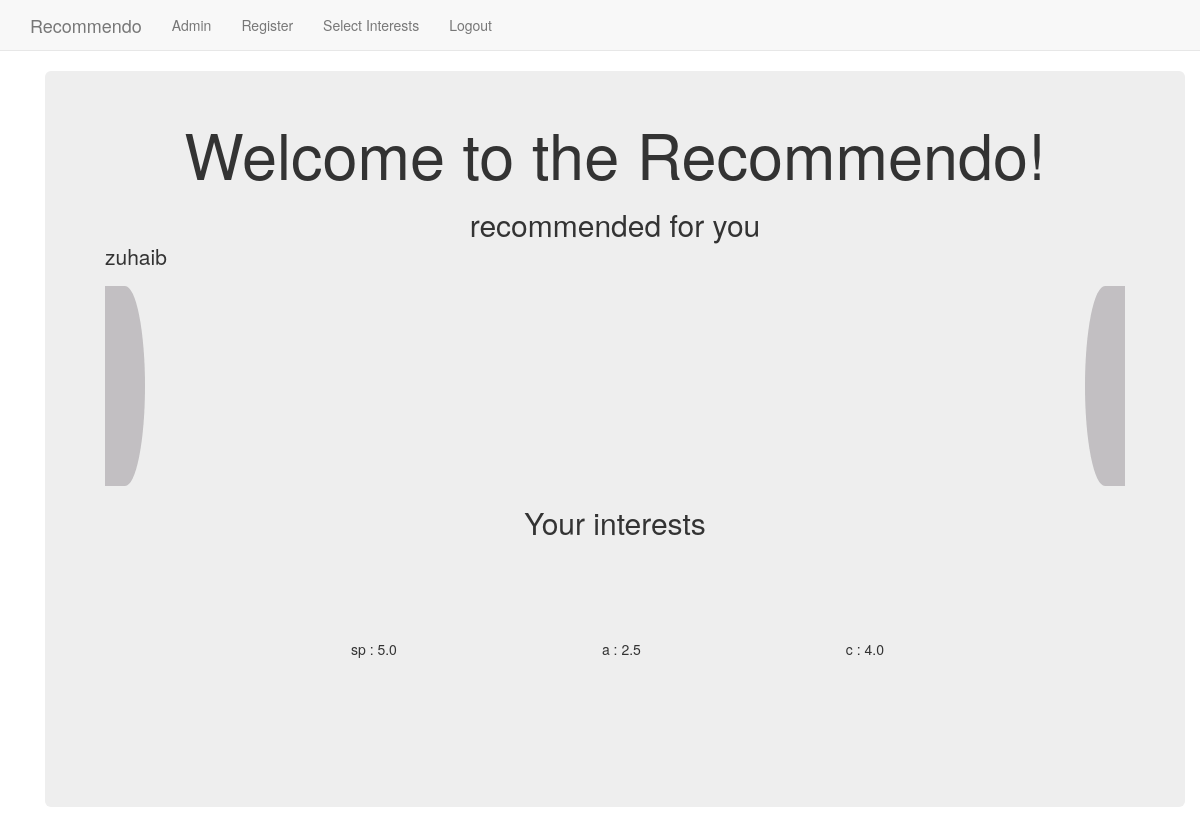
/ (signed in), run on the app's committed database.
### ideal_event/models.py (models this page shows, shortened)
class AppUser(models.Model):
    name = models.CharField(max_length=250, blank=True)
    user_id = models.OneToOneField(User, on_delete=models.CASCADE)
    profile_pic = models.ImageField(upload_to='profile_pics', blank=True)
    locale = models.CharField(default='en_IN', max_length=10)
    birthyear = models.IntegerField(default=1970)
    gender = models.CharField(default='Male', max_length=10)
    location = models.CharField(default='Delhi', max_length=250)
    timezone = models.IntegerField(default=0)
    interests = models.ManyToManyField('KeyVal')
    def __str__(self):
        return self.user_id.username

class KeyVal(models.Model):
    container = models.ForeignKey(
        Interest, db_index=True, on_delete=models.CASCADE)
    name = models.CharField(max_length=250, db_index=True)
    interest_level = models.DecimalField(
        default=0,
        validators=[MaxValueValidator(5.0), MinValueValidator(0.0)],
        decimal_places=1, max_digits=6,
        db_index=True
    )

### ideal_event/views.py (the view)
# urls.py: url(r'^$', views.index, name='index'),
@login_required
def index(request):
    ol = Grp.objects.all()
    print(request.user.id)
    logged_user = AppUser.objects.get(user_id=request.user.id)
    interests_logged_user = logged_user.interests.all()
    context = {
        "ol": ol,
        "it": interests_logged_user,
        "username": logged_user
    }
    return render(request, 'ideal_event/index.html', context)

### ideal_event/templates/ideal_event/index.html (shortened to what this page needs)
{% extends "ideal_event/base.html" %} {% load static %} {% block body_block %}
<div class="container">
  <div class="jumbotron">
    <h1 style="margin: 0 auto;text-align:center">Welcome to the Recommendo!</h1>
    <div>
      <div>
        <br>
        {% if user.is_authenticated %}
        <h2 style="margin: 0 auto;text-align:center">recommended for you</h2><p>{{username}}</p>
        <div style="position: relative;">
          <div
            id="left"
            style="width:40px; height: 100%; left:0; border-radius:0 50% 50% 0; position: absolute; background-color: rgba(15, 1, 15, 0.2)"
          ></div>
          <div
            id="right"
            style="width:40px; height: 100%; right:0; border-radius:50% 0 0 50%; position: absolute; background-color: rgba(15, 1, 15, 0.2)"
          ></div>
          <div
            id="scroller"
            style="background:rgba(0, 128, 0, 0);  width: 100%; height:200px; overflow-y: hidden;  display:flex; overflow-x:auto;"
          >
          </div>
        </div>
        <br />
        <h2 style="margin: 0 auto;text-align:center">Your interests</h2>
        <div
          style="background:rgba(0, 128, 0, 0);text-align: center;  width: 100%; align-content: center; justify-content: center; display:flex; overflow-x:auto;"
        >
          {% for x in it %}
          <div
            style="padding: 100px; display: inline-block; margin-left: 5px; background-size: cover; background-image:url({ideal_event.image.url});"
          >
            {{ x.name }} : {{ x.interest_level }}
          </div>
          {% endfor %}
        </div>
        {% else %}
        <h2>Register or Login if you'd like to</h2>
        {% endif %}
      </div>
    </div>
  </div>
</div>
{% endblock %}

### ideal_event/templates/ideal_event/base.html (style rules this page uses)
body { margin: 0; }

### data on the page
AppUser: user_id.username "zuhaib"
KeyVal: name "sp", interest_level "5.0"
KeyVal: name "a", interest_level "2.5"
KeyVal: name "c", interest_level "4.0"
